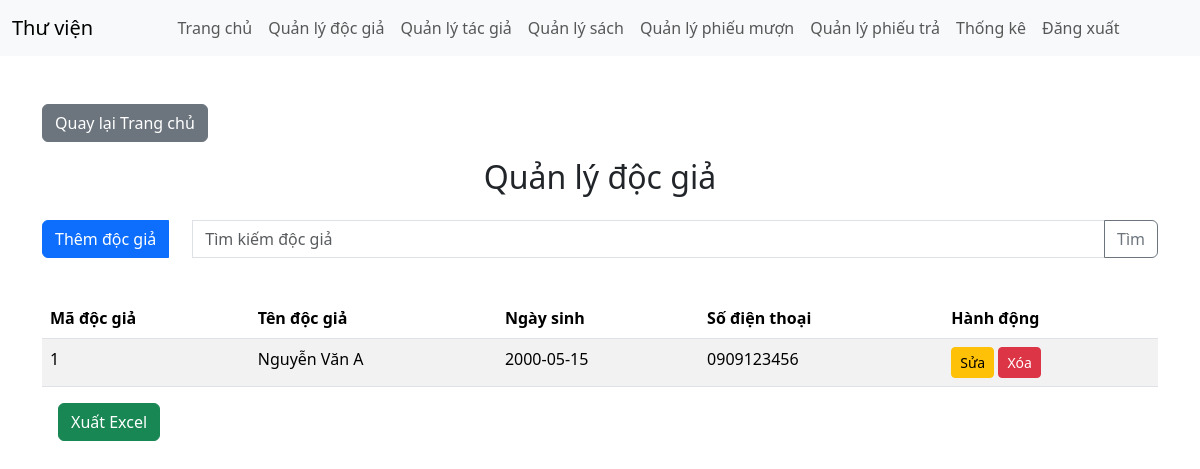
/?action=quanLyDocGia (signed in), run on an earlier commit of the app's database.
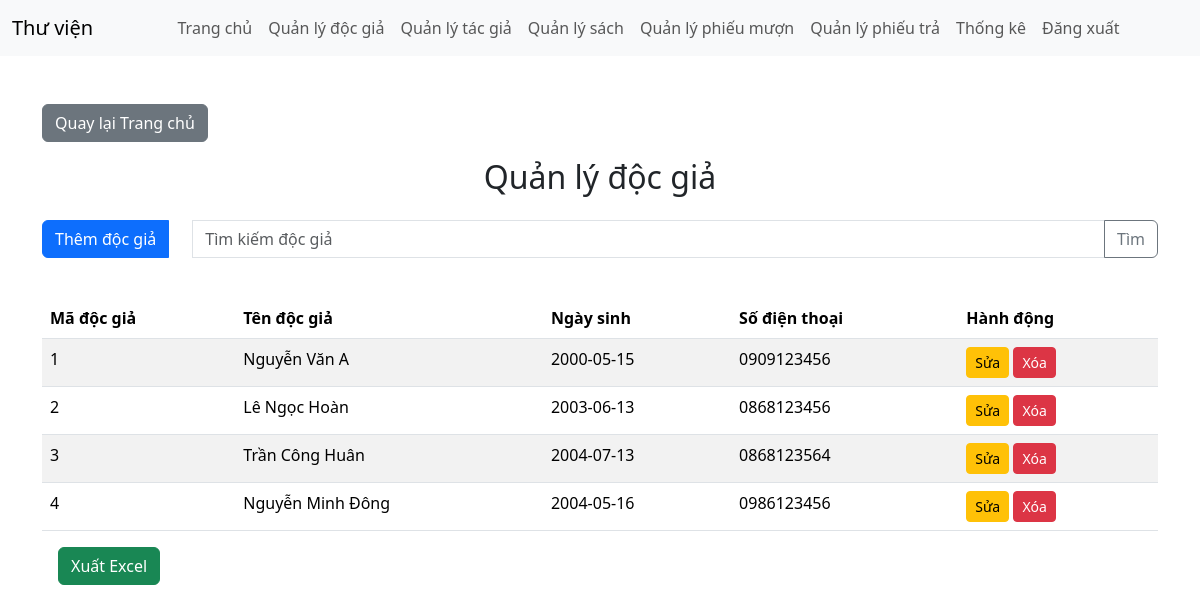
And on a later commit of the database.
### tables this page shows
CREATE TABLE DocGia (
    MaDocGia INT AUTO_INCREMENT PRIMARY KEY,
    TenDocGia VARCHAR(100) NOT NULL,
    NgaySinh DATE,
    SoDienThoai VARCHAR(15)
);

### app/controllers/DocGiaController.php (called while the page is built, shortened)
<?php
class DocGiaController {
    public $docgia;
    public function __construct($conn) {
        $this->docgia = new DocGia($conn);
    }
    public function quanLyDocGia() {
        $errors = [];
        $thong_bao = '';
        $docGiaList = $this->docgia->danhSachDocGia();
        $data = [
            'action' => 'quanLyDocGia',
            'errors' => $errors,
            'thong_bao' => $thong_bao,
            'docGiaList' => $docGiaList,
        ];
        extract($data);
        require_once __DIR__ . '/../views/layouts/main.php';
    }
}

### app/models/DocGia.php (called while the page is built, shortened)
<?php
class DocGia {
    private $conn;
    public function __construct($conn) {
        $this->conn = $conn;
    }
    public function danhSachDocGia() {
        $sql = "SELECT * FROM DocGia";
        $stmt = $this->conn->prepare($sql);
        $stmt->execute();
        return $stmt->fetchAll(PDO::FETCH_ASSOC);
    }
}

### app/views/doc_gia/quan_ly_doc_gia.php (the view, shortened to what this page needs)
<h2 class="text-center">Quản lý độc giả</h2>
<form method="POST" class="mt-4 d-flex">
    <div class="input-group mb-3 ">
        <a class="btn btn-primary me-4" href="?action=dangKyDocGia" name="them_doc_gia"></i> Thêm độc giả</a>
        <input type="text" class="form-control" name="tu_khoa" placeholder="Tìm kiếm độc giả">
        <button type="submit" name="tim_kiem" class="btn btn-outline-secondary">Tìm</button>
    </div>
</form>
<table class="table table-striped mt-4">
    <thead>
        <tr>
            <th>Mã độc giả</th>
            <th>Tên độc giả</th>
            <th>Ngày sinh</th>
            <th>Số điện thoại</th>
            <th>Hành động</th>
        </tr>
    </thead>
    <tbody>
        <?php foreach ($docGiaList as $docgia): ?>
        <tr>
            <td><?php echo $docgia['MaDocGia']; ?></td>
            <td><?php echo $docgia['TenDocGia']; ?></td>
            <td><?php echo $docgia['NgaySinh']; ?></td>
            <td><?php echo $docgia['SoDienThoai']; ?></td>
            <td>
                <form method="POST" value="<?php echo $docgia['MaDocGia']; ?>">
                    <a href="?action=SuaDocGia&ma_doc_gia=<?php echo $docgia['MaDocGia']; ?>"
                        class="btn btn-warning btn-sm">Sửa</a>
                    <button type="submit" name="xoa" class="btn btn-danger btn-sm"
                        onclick="return confirm('Xóa độc giả này?')">Xóa</button>
                </form>
            </td>
        </tr>
        <?php endforeach; ?>
    </tbody>
</table>
<form method="POST" action="?action=xuatExcelSach" class="mb-3">
    <button type="submit" class="btn btn-success mx-3">Xuất Excel</button>
</form>

### public/index.php (shortened to what this page needs)
<?php
$config = require_once __DIR__ . '/../config/database.php';
try {
    $conn = new PDO(
        "mysql:host={$config['host']};dbname={$config['dbname']};charset={$config['charset']}",
        $config['username'],
        $config['password']
    );
    $conn->setAttribute(PDO::ATTR_ERRMODE, PDO::ERRMODE_EXCEPTION);
} catch (PDOException $e) {
    die("Lỗi kết nối: " . $e->getMessage());
}
$action = isset($_POST['action']) ? $_POST['action'] : (isset($_GET['action']) ? $_GET['action'] : 'trangChu');
switch ($action) {
    case 'quanLyDocGia':
        $controller = new DocGiaController($conn);
        $controller->quanLyDocGia();
        break;
}

### app/views/layouts/main.php (shortened to what this page needs)
<!DOCTYPE html>
<html lang="vi">
<head>
    <link href="https://cdn.jsdelivr.net/npm/bootstrap@5.3.3/dist/css/bootstrap.min.css" rel="stylesheet">
</head>
<body>
    <nav class="navbar navbar-expand-lg navbar-light bg-light">
        <div class="container-fluid">
            <a class="navbar-brand" href="?action=trangChu">Thư viện</a>
            <div class="collapse navbar-collapse justify-content-center" id="navbarNav">
                <ul class="navbar-nav d-flex">
                    <li class="nav-item">
                        <a class="nav-link" href="?action=trangChu">Trang chủ</a>
                    </li>
                    <?php if (!isset($_SESSION['user'])): ?>
                    <li class="nav-item">
                        <a class="nav-link" href="?action=dangKy">Đăng ký</a>
                    </li>
                    <li class="nav-item">
                        <a class="nav-link" href="?action=dangNhap">Đăng nhập</a>
                    </li>
                    <?php else: ?>
                    <li class="nav-item">
                        <a class="nav-link" href="?action=quanLyDocGia">Quản lý độc giả</a>
                    </li>
                    <li class="nav-item">
                        <a class="nav-link" href="?action=quanLyTacGia">Quản lý tác giả</a>
                    </li>
                    <li class="nav-item">
                        <a class="nav-link" href="?action=quanLySach">Quản lý sách</a>
                    </li>
                    <li class="nav-item">
                        <a class="nav-link" href="?action=quanLyPhieuMuon">Quản lý phiếu mượn</a>
                    </li>
                    <li class="nav-item">
                        <a class="nav-link" href="?action=quanLyPhieuTra">Quản lý phiếu trả</a>
                    </li>
                    <li class="nav-item">
                        <a class="nav-link" href="?action=thongKe">Thống kê</a>
                    </li>
                    <li class="nav-item">
                        <a class="nav-link" href="?action=dangXuat">Đăng xuất</a>
                    </li>
                    <?php endif; ?>
                </ul>
            </div>
        </div>
    </nav>
    <div class="container mt-5">
        <?php
        if ($action === 'trangChu') {
            require_once __DIR__ . '/../trang_chu.php';
        } else {
            echo '<a href="?action=trangChu" class="btn btn-secondary mb-3">Quay lại Trang chủ</a>';
            if ($action === 'dangKy') {
                require_once __DIR__ . '/../auth/dang_ky.php';
            } elseif ($action === 'dangNhap') {
                require_once __DIR__ . '/../auth/dang_nhap.php';
            } elseif ($action === 'quanLySach') {
                require_once __DIR__ . '/../sach/quan_ly_sach.php';
            } elseif ($action === 'quanLyDocGia') {
                require_once __DIR__ . '/../doc_gia/quan_ly_doc_gia.php';
            } elseif ($action === 'quanLyTacGia') {
                require_once __DIR__ . '/../tac_gia/quan_ly_tac_gia.php';
            } elseif ($action === 'dangKyDocGia') {
                require_once __DIR__ . '/../doc_gia/dang_ky.php';
            } elseif ($action === 'themPhieuMuon') {
                require_once __DIR__ . '/../phieu_muon/them_phieu_muon.php';
            } elseif ($action === 'thongKe') {
                require_once __DIR__ . '/../sach/thong_ke.php';
            } elseif ($action === 'quanLyPhieuMuon') {
                require_once __DIR__ . '/../phieu_muon/quan_ly_phieu_muon.php';
            }
             elseif ($action === 'themSach') {
                require_once __DIR__ . '/../sach/them_sach.php';
            } elseif ($action === 'SuaSach') {
                require_once __DIR__ . '/../sach/sua sach.php';
            } elseif ($action === 'SuaDocGia') {
                require_once __DIR__ . '/../doc_gia/sua_doc_gia.php';
            } elseif ($action === 'quanLyPhieuTra') {
                require_once __DIR__ . '/../phieu_muon/tra_sach.php';
            } elseif ($action === 'sachQuaHan') {
                require_once __DIR__ . '/../sach/sach_qua_han.php';
            }
        }
        ?>
    </div>
</body>
</html>

What changed in the data, as far as the page shows it:
added docgia: MaDocGia "2", TenDocGia "Lê Ngọc Hoàn", NgaySinh "2003-06-13", SoDienThoai "0868123456"
added docgia: MaDocGia "3", TenDocGia "Trần Công Huân", NgaySinh "2004-07-13", SoDienThoai "0868123564"
added docgia: MaDocGia "4", TenDocGia "Nguyễn Minh Đông", NgaySinh "2004-05-16", SoDienThoai "0986123456"
